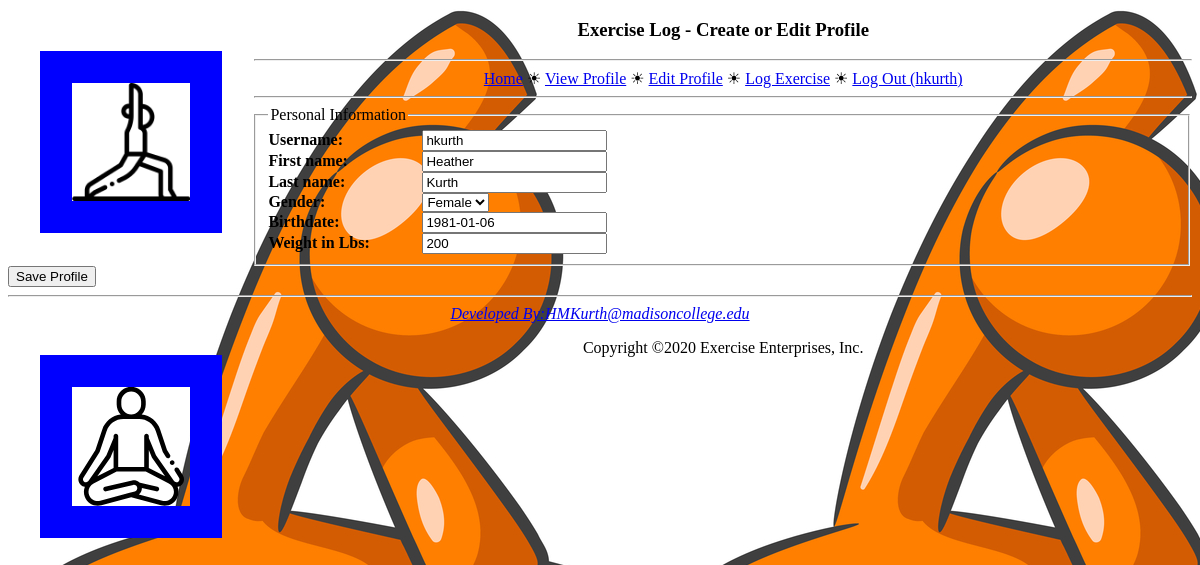
Screenshot of /editprofile.php (signed in) with the database file from the repository.
### tables this page shows
CREATE TABLE `exercise_user` (
  `id` int(3) NOT NULL AUTO_INCREMENT,
  `username` varchar(50) NOT NULL,
  `password` varchar(100) DEFAULT NULL,
  `first_name` varchar(50) DEFAULT NULL,
  `last_name` varchar(50) DEFAULT NULL,
  `gender` varchar(3) DEFAULT 'M',
  `birthdate` date DEFAULT NULL,
  `weight` int(4) DEFAULT '200',
  PRIMARY KEY (`id`)
);

### editprofile.php (the view, shortened to what this page needs)
<?php
    require_once('header.php');
    require_once('navmenu.php');
    $dbc = mysqli_connect(DB_HOST, DB_USER, DB_PASSWORD, DB_NAME)
            or die('Error connecting to database');
    if (isset($_POST['submit']))
    {
        $username = mysqli_real_escape_string($dbc, trim($_POST['username']));
        $first_name = mysqli_real_escape_string($dbc, trim($_POST['firstname']));
        $last_name = mysqli_real_escape_string($dbc, trim($_POST['lastname']));
        $gender = mysqli_real_escape_string($dbc, trim($_POST['gender']));
        $birthdate = mysqli_real_escape_string($dbc, trim($_POST['birthdate']));
        $weight = mysqli_real_escape_string($dbc, trim($_POST['weight']));
        $error = false;
        if (!$error)
        {
            if (!empty($username) && !empty($first_name) && !empty($last_name) && !empty($gender) && !empty($birthdate) && !empty($weight))
            {
                $query = "UPDATE exercise_user SET username = '$username', first_name = '$first_name',"
                          . " last_name = '$last_name', gender = '$gender',birthdate = '$birthdate',"
                          . " weight = '$weight' WHERE id = '" . $_SESSION['user_id'] . "'";
                mysqli_query($dbc, $query) or die('error updating variables'.mysqli_error($dbc));
                echo '<p>Your profile has been successfully updated. Would you like to <a href="viewprofile.php">view your profile</a>?</p>';
                mysqli_close($dbc);
                exit();
              }
              else {
                echo '<p class="error">You must enter all of the profile data (the picture is optional).</p>';
              }
          }
     }
     else {
          $query = "SELECT username, first_name, last_name, gender, birthdate, weight FROM exercise_user WHERE id = '" . $_SESSION['user_id'] . "'"
                  or die('error connecting to database'.mysqli_error($dbc));
        $data = mysqli_query($dbc, $query);
        $row = mysqli_fetch_array($data);
        if ($row != NULL)
        {
            $username = $row['username'];
            $first_name = $row['first_name'];
            $last_name = $row['last_name'];
            $gender = $row['gender'];
            $birthdate = $row['birthdate'];
            $weight = $row['weight'];
        }
        else {
            echo '<p class="error">There was a problem accessing your profile.</p>';
        }
      }
?>
  <form enctype="multipart/form-data" method="post" action="<?php echo $_SERVER['PHP_SELF']; ?>">
    <fieldset>
      <legend>Personal Information</legend>
      <label for="username">Username:</label>
      <input type="text" id="username" name="username" value="<?php if (!empty($username)) echo $username; ?>" /><br />
      <label for="firstname">First name:</label>
      <input type="text" id="firstname" name="firstname" value="<?php if (!empty($first_name)) echo $first_name; ?>" /><br />
      <label for="lastname">Last name:</label>
      <input type="text" id="lastname" name="lastname" value="<?php if (!empty($last_name)) echo $last_name; ?>" /><br />
      <label for="gender">Gender:</label>
      <select id="gender" name="gender">
        <option value="F" <?php if (!empty($gender) && $gender == 'F') echo 'selected = "selected"'; ?>>Female</option>
      </select><br />
      <label for="birthdate">Birthdate:</label>
      <input type="text" id="birthdate" name="birthdate" value="<?php if (!empty($birthdate)) echo $birthdate; else echo 'YYYY-MM-DD'; ?>" /><br />
      <label for="weight">Weight in Lbs:</label>
      <input type="text" id="weight" name="weight" value="<?php if (!empty($weight)) echo $weight; ?>" /><br />
    </fieldset>
    <input type="submit" value="Save Profile" name="submit" />
  </form>
<?php
  require_once('footer.php');
?>

### style.css (style rules this page uses)
form { display:block; text-align: left; }
form label { display: inline-block; width: 150px; font-weight: bold; color: black; }
body { background: url("stretch.jpg"); background-color:#dadaf3; }
html { font-family: Scope One; text-align: center; }

### rows the page displays
exercise_user: username "hkurth", firstname "Heather", lastname "Kurth", gender "Female", birthdate "1981-01-06", weight "200"

### other values shown
$page_title "Create or Edit Profile"
$_SESSION['username'] "hkurth"
